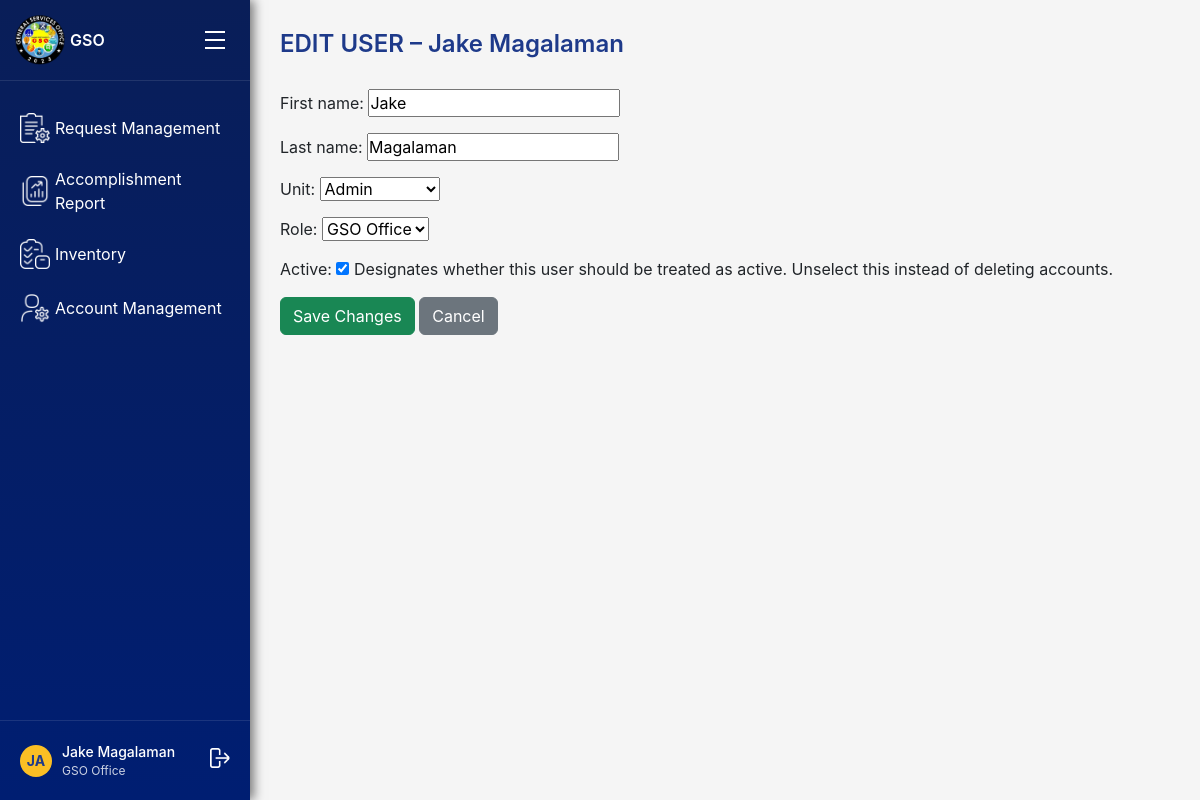
Screenshot of /accounts/edit/1/ with the database file from the repository.
### accounts/models.py (models this page shows)
class User(AbstractUser):
    ROLE_CHOICES = [
        ('gso', 'GSO Office'),
        ('unit_head', 'Unit Head'),
        ('personnel', 'Personnel'),
        ('employee', 'Employee'),
    ]
    UNIT_CHOICES = [
        ('admin', 'Admin'),
        ('requestor', 'Requestor'),
        ('maintenance', 'Maintenance'),
        ('electrical', 'Electrical'),
        ('utilities', 'Utilities'),
        ('motorpool', 'Motorpool'),
    ]
    STATUS_CHOICES = [
        ('active', 'Active'),
        ('inactive', 'Inactive'),
    ]
    status = models.CharField(max_length=10, choices=STATUS_CHOICES, default='active')
    role = models.CharField(max_length=20, choices=ROLE_CHOICES)
    unit = models.CharField(max_length=50, choices=UNIT_CHOICES, default='unassigned')

### accounts/views.py (the view)
# urls.py: path('edit/<int:user_id>/', views.edit_user, name='edit_user'),
def edit_user(request, user_id):
    user = get_object_or_404(User, id=user_id)
    if request.method == 'POST':
        form = UserEditForm(request.POST, instance=user)
        if form.is_valid():
            form.save()
            return redirect('account_management')
    else:
        form = UserEditForm(instance=user)
    return render(request, 'gso_office/accounts/account_edit.html', {'form': form, 'user': user})

### accounts/forms.py
class UserEditForm(forms.ModelForm):
    class Meta:
        model = User
        fields = ['first_name', 'last_name', 'unit', 'role', 'is_active']  # Adjust to your model

### templates/gso_office/accounts/account_edit.html (shortened to what this page needs)
{% extends "gso_office/gso_base_dashboard.html" %}
{% block main_content %}
<div class="header">
    <h1 class="page-title">EDIT USER – {{ user.get_full_name }}</h1>
</div>
<div class="form-container">
    <form method="post" class="edit-user-form">
        {{ form.as_p }}
        <button type="submit" class="btn btn-success">Save Changes</button>
        <a href="{% url 'account_management' %}" class="btn btn-secondary">Cancel</a>
    </form>
</div>
{% endblock %}

### templates/gso_office/gso_base_dashboard.html (shortened to what this page needs)
{% load static %}
<!DOCTYPE html>
<html lang="en">
<head>
  <link href="https://cdn.jsdelivr.net/npm/bootstrap@5.3.3/dist/css/bootstrap.min.css" rel="stylesheet">
  <link rel="stylesheet" href="{% static 'css/gso_dashboard.css' %}" />
</head>
<body>
    <div class="sidebar" id="sidebar">
        <div class="logo-section">
            <div class="logo">
                <img src="{% static 'images/gso_logo.png' %}" alt="General Services Office Logo">
            </div>
            <span style="font-weight: 600;">GSO</span>
            <div class="hamburger" id="sidebarToggle">
                <div class="bar"></div>
                <div class="bar"></div>
                <div class="bar"></div>
            </div>
        </div>
    {% url 'request_management' as request_management_url %}
    {% url 'accomplishment_report' as accomplishment_report_url %}
    {% url 'gso_inventory' as gso_inventory_url %}
    {% url 'account_management' as account_management_url %}
    <div class="nav-menu">
        <a href="{{ request_management_url }}" class="nav-link">
            <div class="nav-item {% if request.path == request_management_url or request.path == '/requests/gso/' %}active{% endif %}">
                <div class="nav-icon">
                    <img src="{% static 'images/gso_office/request_icon.png' %}" alt="Request Management">
                </div>
                <span>Request Management</span>
            </div>
        </a>
        <a href="{{ accomplishment_report_url }}" class="nav-link">
            <div class="nav-item {% if request.path == accomplishment_report_url %}active{% endif %}">
                <div class="nav-icon">
                    <img src="{% static 'images/gso_office/report_icon.png' %}" alt="Accomplishment Report">
                </div>
                <span>Accomplishment Report</span>
            </div>
        </a>
        <a href="{{ gso_inventory_url }}" class="nav-link">
            <div class="nav-item {% if request.path == gso_inventory_url %}active{% endif %}">
                <div class="nav-icon">
                    <img src="{% static 'images/unit_head/inventory_icon.png' %}" alt="Inventory">
                </div>
                <span>Inventory</span>
            </div>
        </a>
        <a href="{{ account_management_url }}" class="nav-link">
            <div class="nav-item {% if request.path == account_management_url %}active{% endif %}">
                <div class="nav-icon">
                    <img src="{% static 'images/gso_office/account_icon.png' %}" alt="Account Management">
                </div>
                <span>Account Management</span>
            </div>
        </a>
    </div>
    <div class="user-section">
        <div class="user-avatar">
            {{ user.first_name|default:user.username|slice:":2"|upper }}
        </div>
        <div class="user-info">
            <div class="user-name">{{ user.get_full_name|default:user.username }}</div>
            <div class="user-role">{{ user.get_role_display }}</div>
        </div>
        <div class="logout-icon" style="margin-left: auto; cursor: pointer;">
            <form method="post" action="{% url 'logout' %}" style="display: inline;">
                <button type="submit" style="background: none; border: none; color: inherit; cursor: pointer;">
                    <img src="{% static 'images/logout.png' %}" alt="Logout">
                </button>
            </form>
        </div>
    </div>
</div>
<div class="main-content">
    {% block main_content %}{% endblock %}
</div>
</body>
</html>

### static/css/gso_dashboard.css (style rules this page uses)
* { margin: 0; padding: 0; box-sizing: border-box; }
body { font-family: -apple-system, BlinkMacSystemFont, 'Segoe UI', Roboto, sans-serif; background-color: #f5f5f5; display: flex; min-height: 100vh; }
.sidebar { width: 250px; background: linear-gradient(180deg, #091e58 0%, #001e72 100%); color: white; display: flex; flex-direction: column; position: fixed; height: 100vh; left: 0; top: 0; box-shadow: 4px 0 10px rgba(0, 0, 0, 0.5); transition: width 0.3s ease, transform 0.3s ease; }
.logo-section { padding: 20px; display: flex; align-items: center; gap: 10px; border-bottom: 1px solid rgba(255, 255, 255, 0.1); }
.logo { width: 40px; height: 40px; background: #fbbf24; border-radius: 50%; display: flex; align-items: center; justify-content: center; font-weight: bold; color: #1e3a8a; }
.nav-menu { flex: 1; padding: 20px 0; }
.nav-item { display: flex; align-items: center; padding: 12px 20px; cursor: pointer; transition: background-color 0.2s; gap: 5px; }
.nav-icon img { width: 30px; height: auto; object-fit: contain; display: block; }
.nav-link { text-decoration: none; color: inherit; display: block; }
.user-section { padding: 20px; border-top: 1px solid rgba(255, 255, 255, 0.1); display: flex; align-items: center; gap: 10px; }
.user-avatar { width: 32px; height: 32px; background: #fbbf24; border-radius: 50%; display: flex; align-items: center; justify-content: center; font-weight: bold; color: #1e3a8a; font-size: 14px; }
.user-info { flex: 1; }
.user-name { font-size: 14px; font-weight: 500; }
.user-role { font-size: 12px; opacity: 0.8; }
.logout-icon img { width: 20px; height: auto; object-fit: contain; display: block; }
.main-content { flex: 1; margin-left: 250px; padding: 30px; transition: margin-left 0.3s ease; }
.header { margin-bottom: 30px; }
.page-title { font-size: 24px; font-weight: 600; color: #1e3a8a; margin-bottom: 20px; }
.logo img { width: 50px; height: auto; }
.hamburger { margin-left: auto; cursor: pointer; padding: 5px; display: flex; flex-direction: column; cursor: pointer; padding: 5px; }
.hamburger .bar { width: 20px; height: 2px; background-color: white; margin: 3px 0; }

### rows the page displays
User: first_name "JA", get_full_name "Jake Magalaman", role "GSO Office", first_name "Jake", last_name "Magalaman", unit "Admin", is_active "☑"
